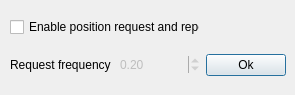
<?xml version="1.0" encoding="UTF-8"?>
<ui version="4.0">
 <class>DialogDisplay</class>
 <widget class="QDialog" name="DialogDisplay">
  <property name="enabled">
   <bool>true</bool>
  </property>
  <property name="geometry">
   <rect>
    <x>0</x>
    <y>0</y>
    <width>295</width>
    <height>95</height>
   </rect>
  </property>
  <property name="minimumSize">
   <size>
    <width>295</width>
    <height>95</height>
   </size>
  </property>
  <property name="maximumSize">
   <size>
    <width>295</width>
    <height>95</height>
   </size>
  </property>
  <property name="baseSize">
   <size>
    <width>250</width>
    <height>120</height>
   </size>
  </property>
  <property name="windowTitle">
   <string>Display</string>
  </property>
  <widget class="QWidget" name="layoutWidget">
   <property name="geometry">
    <rect>
     <x>10</x>
     <y>6</y>
     <width>276</width>
     <height>81</height>
    </rect>
   </property>
   <layout class="QGridLayout" name="gridLayout">
    <item row="1" column="1">
     <widget class="QDoubleSpinBox" name="doubleSpinBoxRequestFrequency">
      <property name="enabled">
       <bool>false</bool>
      </property>
      <property name="frame">
       <bool>false</bool>
      </property>
      <property name="minimum">
       <double>0.000000000000000</double>
      </property>
      <property name="maximum">
       <double>10.000000000000000</double>
      </property>
      <property name="singleStep">
       <double>0.100000000000000</double>
      </property>
      <property name="value">
       <double>0.200000000000000</double>
      </property>
     </widget>
    </item>
    <item row="1" column="2">
     <widget class="QPushButton" name="pushButtonOk">
      <property name="text">
       <string>Ok</string>
      </property>
     </widget>
    </item>
    <item row="0" column="0" colspan="2">
     <widget class="QCheckBox" name="checkBoxEnablePositionRequest">
      <property name="text">
       <string>Enable position request and report</string>
      </property>
     </widget>
    </item>
    <item row="1" column="0">
     <widget class="QLabel" name="label">
      <property name="text">
       <string>Request frequency (s):</string>
      </property>
     </widget>
    </item>
   </layout>
  </widget>
 </widget>
 <resources/>
 <connections>
  <connection>
   <sender>pushButtonOk</sender>
   <signal>clicked()</signal>
   <receiver>DialogDisplay</receiver>
   <slot>accept()</slot>
   <hints>
    <hint type="sourcelabel">
     <x>232</x>
     <y>93</y>
    </hint>
    <hint type="destinationlabel">
     <x>199</x>
     <y>82</y>
    </hint>
   </hints>
  </connection>
 </connections>
</ui>
